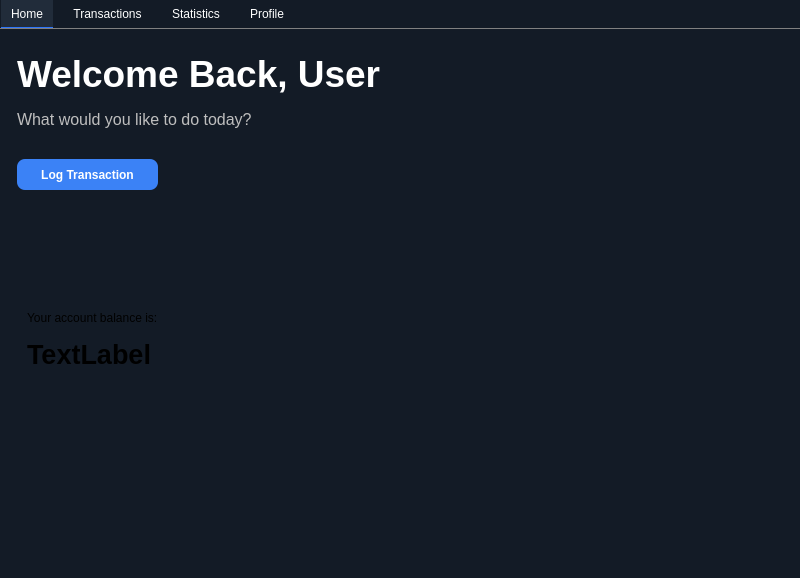
<?xml version="1.0" encoding="UTF-8"?>
<ui version="4.0">
 <class>MainWindow</class>
 <widget class="QMainWindow" name="MainWindow">
  <property name="geometry">
   <rect>
    <x>0</x>
    <y>0</y>
    <width>800</width>
    <height>578</height>
   </rect>
  </property>
  <property name="sizePolicy">
   <sizepolicy hsizetype="Fixed" vsizetype="Fixed">
    <horstretch>0</horstretch>
    <verstretch>0</verstretch>
   </sizepolicy>
  </property>
  <property name="minimumSize">
   <size>
    <width>800</width>
    <height>578</height>
   </size>
  </property>
  <property name="maximumSize">
   <size>
    <width>800</width>
    <height>578</height>
   </size>
  </property>
  <property name="cursor">
   <cursorShape>ArrowCursor</cursorShape>
  </property>
  <property name="windowTitle">
   <string>FinWise</string>
  </property>
  <property name="styleSheet">
   <string notr="true"/>
  </property>
  <widget class="QWidget" name="centralwidget">
   <property name="styleSheet">
    <string notr="true">background-color: rgb(19, 27, 38)</string>
   </property>
   <widget class="QTabWidget" name="tabWidget">
    <property name="geometry">
     <rect>
      <x>-4</x>
      <y>0</y>
      <width>811</width>
      <height>581</height>
     </rect>
    </property>
    <property name="sizePolicy">
     <sizepolicy hsizetype="Fixed" vsizetype="Fixed">
      <horstretch>0</horstretch>
      <verstretch>0</verstretch>
     </sizepolicy>
    </property>
    <property name="minimumSize">
     <size>
      <width>811</width>
      <height>581</height>
     </size>
    </property>
    <property name="cursor">
     <cursorShape>ArrowCursor</cursorShape>
    </property>
    <property name="mouseTracking">
     <bool>false</bool>
    </property>
    <property name="styleSheet">
     <string notr="true">QTabWidget::pane {
border: 1px solid gray;
}

QTabWidget::tab-bar {
alignment: center;
}

QTabBar::tab {
padding: 6px 10px;
margin: 0px 5px;
border: none;
color: white;
}

QTabBar::tab:selected {
background-color: rgb(33, 44, 58);
border-bottom: 1px solid rgb(45, 117, 251);
padding-top: 7px;
}

QTabBar::tab:hover {
background-color: rgb(35, 46, 60);
}</string>
    </property>
    <property name="currentIndex">
     <number>0</number>
    </property>
    <widget class="QWidget" name="homeTab">
     <property name="cursor">
      <cursorShape>ArrowCursor</cursorShape>
     </property>
     <property name="styleSheet">
      <string notr="true"/>
     </property>
     <attribute name="title">
      <string>Home</string>
     </attribute>
     <widget class="QLabel" name="titleLabel">
      <property name="geometry">
       <rect>
        <x>20</x>
        <y>20</y>
        <width>761</width>
        <height>51</height>
       </rect>
      </property>
      <property name="cursor">
       <cursorShape>ArrowCursor</cursorShape>
      </property>
      <property name="text">
       <string>&lt;html&gt;&lt;head/&gt;&lt;body&gt;&lt;p&gt;&lt;span style=&quot; font-size:28pt; font-weight:600; color:#ffffff;&quot;&gt;Welcome Back, User&lt;/span&gt;&lt;/p&gt;&lt;/body&gt;&lt;/html&gt;</string>
      </property>
     </widget>
     <widget class="QPushButton" name="logTransactionButton">
      <property name="geometry">
       <rect>
        <x>20</x>
        <y>130</y>
        <width>141</width>
        <height>31</height>
       </rect>
      </property>
      <property name="cursor">
       <cursorShape>PointingHandCursor</cursorShape>
      </property>
      <property name="styleSheet">
       <string notr="true">QPushButton {
background-color: #3b82f6;
color: #ffffff;
border: none;
border-radius: 8px;
padding: 5px 10px;
font-weight: 600;
}

QPushButton:hover {
background-color: #2563eb;
}

QPushButton:pressed {
background-color: #1d4ed8;
}</string>
      </property>
      <property name="text">
       <string>Log Transaction</string>
      </property>
     </widget>
     <widget class="QLabel" name="subtextLabel">
      <property name="geometry">
       <rect>
        <x>20</x>
        <y>80</y>
        <width>311</width>
        <height>21</height>
       </rect>
      </property>
      <property name="text">
       <string>&lt;html&gt;&lt;head/&gt;&lt;body&gt;&lt;p&gt;&lt;span style=&quot; font-size:12pt; color:#bebebe;&quot;&gt;What would you like to do today?&lt;/span&gt;&lt;/p&gt;&lt;/body&gt;&lt;/html&gt;</string>
      </property>
     </widget>
     <widget class="QLabel" name="accountBalanceMain">
      <property name="geometry">
       <rect>
        <x>30</x>
        <y>300</y>
        <width>151</width>
        <height>51</height>
       </rect>
      </property>
      <property name="styleSheet">
       <string notr="true"/>
      </property>
      <property name="text">
       <string>&lt;html&gt;&lt;head/&gt;&lt;body&gt;&lt;p&gt;&lt;span style=&quot; font-size:20pt; font-weight:700;&quot;&gt;TextLabel&lt;/span&gt;&lt;/p&gt;&lt;/body&gt;&lt;/html&gt;</string>
      </property>
     </widget>
     <widget class="QLabel" name="accountBalanceMainLabel">
      <property name="geometry">
       <rect>
        <x>30</x>
        <y>280</y>
        <width>201</width>
        <height>18</height>
       </rect>
      </property>
      <property name="text">
       <string>&lt;html&gt;&lt;head/&gt;&lt;body&gt;&lt;p&gt;Your account balance is:&lt;/p&gt;&lt;/body&gt;&lt;/html&gt;</string>
      </property>
     </widget>
    </widget>
    <widget class="QWidget" name="transactionsTab">
     <property name="cursor">
      <cursorShape>ArrowCursor</cursorShape>
     </property>
     <attribute name="title">
      <string>Transactions</string>
     </attribute>
     <widget class="QPushButton" name="updateTransactionButton">
      <property name="geometry">
       <rect>
        <x>90</x>
        <y>10</y>
        <width>141</width>
        <height>26</height>
       </rect>
      </property>
      <property name="styleSheet">
       <string notr="true">QPushButton {
background-color: #1e3a8a;
color: #93c5fd;
border: 1px solid #3b82f6;
border-radius: 8px;
padding: 5px 10px;
}

QPushButton:hover {
background-color: #1e40af;
color: #ffffff;
border-color: #60a5fa;
}</string>
      </property>
      <property name="text">
       <string>Update Selected</string>
      </property>
     </widget>
     <widget class="QPushButton" name="deleteTransactionButton">
      <property name="geometry">
       <rect>
        <x>240</x>
        <y>10</y>
        <width>141</width>
        <height>26</height>
       </rect>
      </property>
      <property name="styleSheet">
       <string notr="true">QPushButton {
background-color: #7f1d1d;
color: #fca5a5;
border: 1px solid #dc2626;
border-radius: 8px;
padding: 5px 10px;
}

QPushButton:hover {
background-color: #991b1b;
color: #ffffff;
border-color: #ef4444;
}</string>
      </property>
      <property name="text">
       <string>Delete Selected</string>
      </property>
     </widget>
     <widget class="QTableWidget" name="transactionsTable">
      <property name="geometry">
       <rect>
        <x>29</x>
        <y>50</y>
        <width>751</width>
        <height>480</height>
       </rect>
      </property>
      <property name="sizePolicy">
       <sizepolicy hsizetype="Preferred" vsizetype="Preferred">
        <horstretch>0</horstretch>
        <verstretch>0</verstretch>
       </sizepolicy>
      </property>
      <property name="styleSheet">
       <string notr="true">QTableWidget {
background-color: rgb(33, 44, 58);
color: white;
border-radius: 10px;
}</string>
      </property>
      <property name="supportedDragActions">
       <set>Qt::DropAction::IgnoreAction</set>
      </property>
      <attribute name="verticalHeaderVisible">
       <bool>false</bool>
      </attribute>
      <attribute name="verticalHeaderHighlightSections">
       <bool>true</bool>
      </attribute>
      <column>
       <property name="text">
        <string>ID</string>
       </property>
       <property name="background">
        <color>
         <red>33</red>
         <green>44</green>
         <blue>58</blue>
        </color>
       </property>
       <property name="foreground">
        <brush brushstyle="SolidPattern">
         <color alpha="255">
          <red>255</red>
          <green>255</green>
          <blue>255</blue>
         </color>
        </brush>
       </property>
      </column>
      <column>
       <property name="text">
        <string>Date</string>
       </property>
       <property name="background">
        <color>
         <red>33</red>
         <green>44</green>
         <blue>58</blue>
        </color>
       </property>
       <property name="foreground">
        <brush brushstyle="SolidPattern">
         <color alpha="255">
          <red>255</red>
          <green>255</green>
          <blue>255</blue>
         </color>
        </brush>
       </property>
      </column>
      <column>
       <property name="text">
        <string>Name</string>
       </property>
       <property name="background">
        <color>
         <red>33</red>
         <green>44</green>
         <blue>58</blue>
        </color>
       </property>
       <property name="foreground">
        <brush brushstyle="SolidPattern">
         <color alpha="255">
          <red>255</red>
          <green>255</green>
          <blue>255</blue>
         </color>
        </brush>
       </property>
      </column>
      <column>
       <property name="text">
        <string>Amount</string>
       </property>
       <property name="background">
        <color>
         <red>33</red>
         <green>44</green>
         <blue>58</blue>
        </color>
       </property>
       <property name="foreground">
        <brush brushstyle="SolidPattern">
         <color alpha="255">
          <red>255</red>
          <green>255</green>
          <blue>255</blue>
         </color>
        </brush>
       </property>
      </column>
      <column>
       <property name="text">
        <string>Type</string>
       </property>
       <property name="background">
        <color>
         <red>33</red>
         <green>44</green>
         <blue>58</blue>
        </color>
       </property>
       <property name="foreground">
        <brush brushstyle="SolidPattern">
         <color alpha="255">
          <red>255</red>
          <green>255</green>
          <blue>255</blue>
         </color>
        </brush>
       </property>
      </column>
      <column>
       <property name="text">
        <string>Category</string>
       </property>
       <property name="background">
        <color>
         <red>33</red>
         <green>44</green>
         <blue>58</blue>
        </color>
       </property>
       <property name="foreground">
        <brush brushstyle="SolidPattern">
         <color alpha="255">
          <red>255</red>
          <green>255</green>
          <blue>255</blue>
         </color>
        </brush>
       </property>
      </column>
      <column>
       <property name="text">
        <string>Description</string>
       </property>
       <property name="background">
        <color>
         <red>33</red>
         <green>44</green>
         <blue>58</blue>
        </color>
       </property>
       <property name="foreground">
        <brush brushstyle="SolidPattern">
         <color alpha="255">
          <red>255</red>
          <green>255</green>
          <blue>255</blue>
         </color>
        </brush>
       </property>
      </column>
     </widget>
     <widget class="QLabel" name="sortLabel">
      <property name="geometry">
       <rect>
        <x>470</x>
        <y>10</y>
        <width>71</width>
        <height>21</height>
       </rect>
      </property>
      <property name="text">
       <string>Sort by:</string>
      </property>
     </widget>
     <widget class="QComboBox" name="sortByCategoryDropdown">
      <property name="geometry">
       <rect>
        <x>545</x>
        <y>10</y>
        <width>101</width>
        <height>26</height>
       </rect>
      </property>
      <property name="styleSheet">
       <string notr="true"/>
      </property>
      <item>
       <property name="text">
        <string>Date</string>
       </property>
      </item>
      <item>
       <property name="text">
        <string>Name</string>
       </property>
      </item>
      <item>
       <property name="text">
        <string>Amount</string>
       </property>
      </item>
      <item>
       <property name="text">
        <string>Type</string>
       </property>
      </item>
      <item>
       <property name="text">
        <string>Category</string>
       </property>
      </item>
     </widget>
     <widget class="QComboBox" name="sortingOrderDropdown">
      <property name="geometry">
       <rect>
        <x>655</x>
        <y>10</y>
        <width>121</width>
        <height>26</height>
       </rect>
      </property>
      <property name="styleSheet">
       <string notr="true"/>
      </property>
      <item>
       <property name="text">
        <string>Descending</string>
       </property>
      </item>
      <item>
       <property name="text">
        <string>Ascending</string>
       </property>
      </item>
     </widget>
     <widget class="QPushButton" name="addTransactionButton">
      <property name="geometry">
       <rect>
        <x>30</x>
        <y>10</y>
        <width>51</width>
        <height>26</height>
       </rect>
      </property>
      <property name="styleSheet">
       <string notr="true">QPushButton {
background-color: #3b82f6;
color: #ffffff;
border: none;
border-radius: 8px;
padding: 5px 10px;
}

QPushButton:hover {
background-color: #2563eb;
}

QPushButton:pressed {
background-color: #1d4ed8;
}</string>
      </property>
      <property name="text">
       <string>Add</string>
      </property>
     </widget>
    </widget>
    <widget class="QWidget" name="statisticsTab">
     <property name="cursor">
      <cursorShape>ArrowCursor</cursorShape>
     </property>
     <attribute name="title">
      <string>Statistics</string>
     </attribute>
     <layout class="QVBoxLayout" name="verticalLayout">
      <item>
       <widget class="QComboBox" name="chartSelectDropdown">
        <item>
         <property name="text">
          <string>Spending by Category</string>
         </property>
        </item>
        <item>
         <property name="text">
          <string>Income by Category</string>
         </property>
        </item>
        <item>
         <property name="text">
          <string>Income vs Expense</string>
         </property>
        </item>
        <item>
         <property name="text">
          <string>Monthly Trend</string>
         </property>
        </item>
       </widget>
      </item>
      <item>
       <widget class="QWidget" name="chartContainer" native="true"/>
      </item>
     </layout>
    </widget>
    <widget class="QWidget" name="profileTab">
     <property name="cursor">
      <cursorShape>ArrowCursor</cursorShape>
     </property>
     <attribute name="title">
      <string>Profile</string>
     </attribute>
     <layout class="QGridLayout" name="gridLayout">
      <item row="0" column="1">
       <widget class="QGroupBox" name="xpInformation">
        <property name="title">
         <string>Level Information</string>
        </property>
        <widget class="QLabel" name="accountXpLabel">
         <property name="geometry">
          <rect>
           <x>10</x>
           <y>30</y>
           <width>91</width>
           <height>22</height>
          </rect>
         </property>
         <property name="text">
          <string>&lt;html&gt;&lt;head/&gt;&lt;body&gt;&lt;p&gt;&lt;span style=&quot; font-size:12pt;&quot;&gt;XP Points&lt;/span&gt;&lt;/p&gt;&lt;/body&gt;&lt;/html&gt;</string>
         </property>
        </widget>
        <widget class="QLabel" name="accountXp">
         <property name="geometry">
          <rect>
           <x>120</x>
           <y>30</y>
           <width>71</width>
           <height>21</height>
          </rect>
         </property>
         <property name="text">
          <string>TextLabel</string>
         </property>
        </widget>
       </widget>
      </item>
      <item row="0" column="0">
       <widget class="QGroupBox" name="basicInformation">
        <property name="title">
         <string>Basic Information</string>
        </property>
        <widget class="QLabel" name="accountNameLabel">
         <property name="geometry">
          <rect>
           <x>10</x>
           <y>30</y>
           <width>71</width>
           <height>22</height>
          </rect>
         </property>
         <property name="text">
          <string>&lt;html&gt;&lt;head/&gt;&lt;body&gt;&lt;p&gt;&lt;span style=&quot; font-size:12pt;&quot;&gt;Name&lt;/span&gt;&lt;/p&gt;&lt;/body&gt;&lt;/html&gt;</string>
         </property>
        </widget>
        <widget class="QLabel" name="accountName">
         <property name="geometry">
          <rect>
           <x>150</x>
           <y>30</y>
           <width>201</width>
           <height>21</height>
          </rect>
         </property>
         <property name="text">
          <string>TextLabel</string>
         </property>
        </widget>
        <widget class="QLabel" name="accountBalanceLabel">
         <property name="geometry">
          <rect>
           <x>10</x>
           <y>60</y>
           <width>68</width>
           <height>22</height>
          </rect>
         </property>
         <property name="text">
          <string>&lt;html&gt;&lt;head/&gt;&lt;body&gt;&lt;p&gt;&lt;span style=&quot; font-size:12pt;&quot;&gt;Balance&lt;/span&gt;&lt;/p&gt;&lt;/body&gt;&lt;/html&gt;</string>
         </property>
        </widget>
        <widget class="QLabel" name="accountBalance">
         <property name="geometry">
          <rect>
           <x>150</x>
           <y>60</y>
           <width>131</width>
           <height>21</height>
          </rect>
         </property>
         <property name="text">
          <string>TextLabel</string>
         </property>
        </widget>
        <widget class="QLabel" name="accountTransactionsLabel">
         <property name="geometry">
          <rect>
           <x>10</x>
           <y>90</y>
           <width>121</width>
           <height>21</height>
          </rect>
         </property>
         <property name="text">
          <string>&lt;html&gt;&lt;head/&gt;&lt;body&gt;&lt;p&gt;&lt;span style=&quot; font-size:12pt;&quot;&gt;Transactions&lt;/span&gt;&lt;/p&gt;&lt;/body&gt;&lt;/html&gt;</string>
         </property>
        </widget>
        <widget class="QLabel" name="accountTransactions">
         <property name="geometry">
          <rect>
           <x>150</x>
           <y>90</y>
           <width>91</width>
           <height>21</height>
          </rect>
         </property>
         <property name="text">
          <string>TextLabel</string>
         </property>
        </widget>
       </widget>
      </item>
      <item row="1" column="0" colspan="2">
       <widget class="QGroupBox" name="settings">
        <property name="title">
         <string>Preferences</string>
        </property>
        <widget class="QLabel" name="categoriesInputLabel">
         <property name="geometry">
          <rect>
           <x>10</x>
           <y>40</y>
           <width>101</width>
           <height>21</height>
          </rect>
         </property>
         <property name="text">
          <string>&lt;html&gt;&lt;head/&gt;&lt;body&gt;&lt;p&gt;&lt;span style=&quot; font-size:12pt;&quot;&gt;Categories&lt;/span&gt;&lt;/p&gt;&lt;/body&gt;&lt;/html&gt;</string>
         </property>
        </widget>
        <widget class="QLineEdit" name="categoriesInput">
         <property name="geometry">
          <rect>
           <x>150</x>
           <y>40</y>
           <width>601</width>
           <height>25</height>
          </rect>
         </property>
         <property name="placeholderText">
          <string>Enter categories</string>
         </property>
        </widget>
        <widget class="QPushButton" name="saveSettingsButton">
         <property name="geometry">
          <rect>
           <x>640</x>
           <y>220</y>
           <width>121</width>
           <height>26</height>
          </rect>
         </property>
         <property name="styleSheet">
          <string notr="true">QPushButton {
background-color: #3b82f6;
color: #ffffff;
border: none;
border-radius: 8px;
padding: 5px 10px;
font-weight: 600;
}

QPushButton:hover {
background-color: #2563eb;
}

QPushButton:pressed {
background-color: #1d4ed8;
}</string>
         </property>
         <property name="text">
          <string>Save Changes</string>
         </property>
        </widget>
        <widget class="QLabel" name="accountNameInputLabel">
         <property name="geometry">
          <rect>
           <x>10</x>
           <y>80</y>
           <width>121</width>
           <height>21</height>
          </rect>
         </property>
         <property name="text">
          <string>&lt;html&gt;&lt;head/&gt;&lt;body&gt;&lt;p&gt;&lt;span style=&quot; font-size:12pt;&quot;&gt;Account Name&lt;/span&gt;&lt;/p&gt;&lt;/body&gt;&lt;/html&gt;</string>
         </property>
        </widget>
        <widget class="QLineEdit" name="accountNameInput">
         <property name="geometry">
          <rect>
           <x>150</x>
           <y>80</y>
           <width>201</width>
           <height>25</height>
          </rect>
         </property>
         <property name="placeholderText">
          <string>Enter name</string>
         </property>
        </widget>
       </widget>
      </item>
     </layout>
    </widget>
   </widget>
  </widget>
  <action name="actionAdd_Transaction">
   <property name="text">
    <string>Add Transaction</string>
   </property>
  </action>
  <action name="actionView_Transactions">
   <property name="text">
    <string>View Transactions</string>
   </property>
  </action>
  <action name="actionQuit">
   <property name="text">
    <string>Quit</string>
   </property>
  </action>
  <action name="actionAccounts">
   <property name="text">
    <string>Accounts</string>
   </property>
  </action>
  <action name="actionXP_Level">
   <property name="text">
    <string>XP Level</string>
   </property>
  </action>
  <action name="actionWeekly">
   <property name="text">
    <string>Weekly</string>
   </property>
  </action>
  <action name="actionMonthly">
   <property name="text">
    <string>Monthly</string>
   </property>
  </action>
 </widget>
 <resources/>
 <connections/>
</ui>
